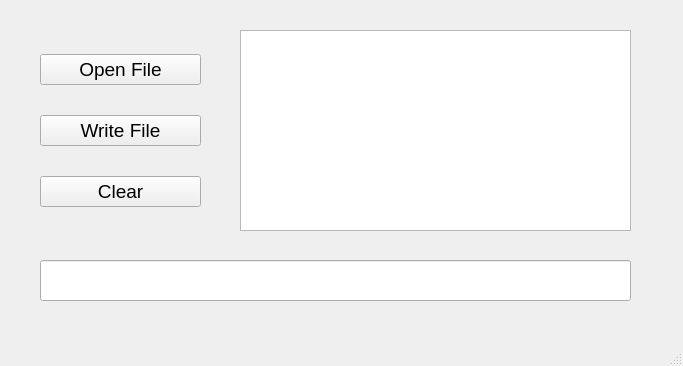
<?xml version="1.0" encoding="UTF-8"?>
<ui version="4.0">
 <class>MainWindow</class>
 <widget class="QMainWindow" name="MainWindow">
  <property name="geometry">
   <rect>
    <x>0</x>
    <y>0</y>
    <width>683</width>
    <height>366</height>
   </rect>
  </property>
  <property name="windowTitle">
   <string>MainWindow</string>
  </property>
  <widget class="QWidget" name="centralwidget">
   <widget class="QWidget" name="verticalLayoutWidget">
    <property name="geometry">
     <rect>
      <x>40</x>
      <y>30</y>
      <width>161</width>
      <height>201</height>
     </rect>
    </property>
    <layout class="QVBoxLayout" name="verticalLayout">
     <item>
      <widget class="QPushButton" name="pushButton">
       <property name="font">
        <font>
         <pointsize>14</pointsize>
        </font>
       </property>
       <property name="text">
        <string>Open File</string>
       </property>
      </widget>
     </item>
     <item>
      <widget class="QPushButton" name="pushButton_2">
       <property name="font">
        <font>
         <pointsize>14</pointsize>
        </font>
       </property>
       <property name="text">
        <string>Write File</string>
       </property>
      </widget>
     </item>
     <item>
      <widget class="QPushButton" name="pushButton_3">
       <property name="font">
        <font>
         <pointsize>14</pointsize>
        </font>
       </property>
       <property name="text">
        <string>Clear</string>
       </property>
      </widget>
     </item>
    </layout>
   </widget>
   <widget class="QTextBrowser" name="showData">
    <property name="geometry">
     <rect>
      <x>240</x>
      <y>30</y>
      <width>391</width>
      <height>201</height>
     </rect>
    </property>
   </widget>
   <widget class="QLineEdit" name="input">
    <property name="geometry">
     <rect>
      <x>40</x>
      <y>260</y>
      <width>591</width>
      <height>41</height>
     </rect>
    </property>
   </widget>
  </widget>
  <widget class="QMenuBar" name="menubar">
   <property name="geometry">
    <rect>
     <x>0</x>
     <y>0</y>
     <width>683</width>
     <height>25</height>
    </rect>
   </property>
  </widget>
  <widget class="QStatusBar" name="statusbar"/>
 </widget>
 <resources/>
 <connections/>
</ui>
